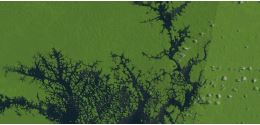
#> input picture data/amazon 1999.JPG, 260 x 125 px, found by its file name
$ python vegetation_loss.py
#> lines starting #> are read from the running program, lines starting #| are printed output that depends on the picture; after the words box and inside, x2 and y2 are one past the last pixel; in counts of white or black regions, pixels touching at a corner belong together
# -*- coding: utf-8 -*-
"""
Created on Tue Jan 29 12:52:49 2019

@author: Abhimanyu
"""

import cv2
import numpy as np

img_1999=cv2.imread("amazon 1999.jpg")
#> img_1999 is the input picture: shape (125, 260, 3); mean B, G, R 50.7, 104.3, 74.1
img_2005=cv2.imread("amazon 2005.jpg")
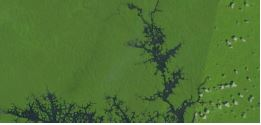
#> input picture data/amazon 2005.JPG, 261 x 125 px, found by its file name
#> img_2005 is the input picture: shape (125, 261, 3); mean B, G, R 54.6, 115.8, 81.5
img_2017=cv2.imread("amazon 2017.jpg")
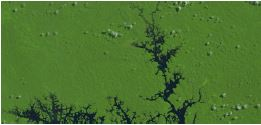
#> input picture data/amazon 2017.JPG, 261 x 125 px, found by its file name
#> img_2017 is the input picture: shape (125, 261, 3); mean B, G, R 49.6, 117.7, 78.6

img_1999=cv2.resize(img_1999,(260,110),interpolation = cv2.INTER_AREA)
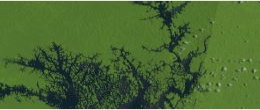
#> img_1999: shape (110, 260, 3); mean B, G, R 50.7, 104.3, 74.1
img_2005=cv2.resize(img_2005,(260,110),interpolation = cv2.INTER_AREA)
#> img_2005: shape (110, 260, 3)
img_2017=cv2.resize(img_2017,(260,110),interpolation = cv2.INTER_AREA)
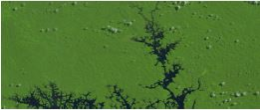
#> img_2017: shape (110, 260, 3); mean B, G, R 49.5, 117.7, 78.6

hsv_1999=cv2.cvtColor(img_1999, cv2.COLOR_BGR2HSV)
#> hsv_1999: shape (110, 260, 3); mean H, S, V 51.2, 134.7, 104.5
hsv_2005=cv2.cvtColor(img_2005, cv2.COLOR_BGR2HSV)
#> hsv_2005: shape (110, 260, 3); mean H, S, V 48.1, 136.6, 115.8
hsv_2017=cv2.cvtColor(img_2017, cv2.COLOR_BGR2HSV)
#> hsv_2017: shape (110, 260, 3); mean H, S, V 48.4, 150.5, 117.7

lower_green = np.array([36, 65, 75])
upper_green = np.array([70, 255,255])

mask_1999 = cv2.inRange(hsv_1999, lower_green, upper_green)
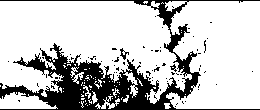
#> mask_1999: shape (110, 260); 77.5% white; 79 black regions (76 under 20 px), largest, box (x1, y1, x2, y2) and area: (0, 0, 260, 110) 6138, (120, 48, 129, 60) 42, (170, 64, 177, 72) 24
mask_2005 = cv2.inRange(hsv_2005, lower_green, upper_green)
#> mask_2005: shape (110, 260); 91.9% white; 43 black regions (39 under 20 px), largest, box (x1, y1, x2, y2) and area: (0, 0, 260, 110) 1607, (139, 39, 177, 64) 260, (157, 62, 180, 90) 187, (144, 21, 164, 40) 171
mask_2017 = cv2.inRange(hsv_2017, lower_green, upper_green)
#> mask_2017: shape (110, 260); 91.8% white; 40 black regions (38 under 20 px), largest, box (x1, y1, x2, y2) and area: (0, 0, 260, 110) 1896, (135, 25, 177, 65) 356

cv2.imwrite("mask_1999.jpg",mask_1999)
cv2.imwrite("mask_2017.jpg",mask_2017)

m_1999=cv2.imread("mask_1999.jpg")
#> m_1999: shape (110, 260, 3); min 0, max 255, mean 197.5
m_2017=cv2.imread("mask_2017.jpg")
#> m_2017: shape (110, 260, 3); min 0, max 255, mean 234
ret,thresh1999 = cv2.threshold(m_1999,127,255,cv2.THRESH_BINARY)
ret2,thresh2000 = cv2.threshold(m_2017,127,255,cv2.THRESH_BINARY)

intersect_99_05 = cv2.bitwise_and(mask_1999,mask_2005)
#> intersect_99_05: shape (110, 260); 72.9% white; 80 black regions (77 under 20 px), largest, box (x1, y1, x2, y2) and area: (0, 0, 260, 110) 7302, (144, 21, 164, 40) 171, (120, 48, 129, 60) 42
intersect_99_17 = cv2.bitwise_and(m_1999,m_2017)
in_99_17 = cv2.bitwise_xor(m_1999,m_2017)


#cv2.imshow("op1", intersect_99_05)
#cv2.waitKey(0)
cv2.imshow("im",img_1999)
cv2.imshow("im2",img_2017)
cv2.imshow("mask_im1", mask_1999)
cv2.imshow("mask_im2", mask_2017)
cv2.imshow("and", intersect_99_17)
# [5 lines of commented-out code are left out]
cv2.waitKey(0)

diff_99_05=cv2.subtract(mask_1999,mask_2005)
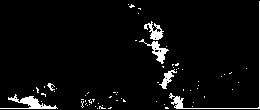
#> diff_99_05: shape (110, 260); 4.5% white; 67 white regions (61 under 20 px), largest, box (x1, y1, x2, y2) and area: (169, 1, 260, 109) 304, (0, 94, 58, 109) 294, (139, 39, 169, 64) 206, (144, 21, 164, 40) 171, (159, 69, 177, 89) 126, (47, 83, 55, 91) 29
diff_99_17=cv2.add(mask_1999,mask_2017)
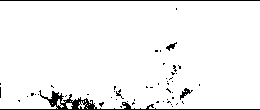
#> diff_99_17: shape (110, 260); 95.6% white; black in thin lines or dots

cv2.imshow("op", mask_1999)
cv2.imshow("op1", mask_2017)
#cv2.imshow("op1_diff", diff_99_05)
cv2.imshow("op_diff", diff_99_17)
cv2.waitKey(0)
